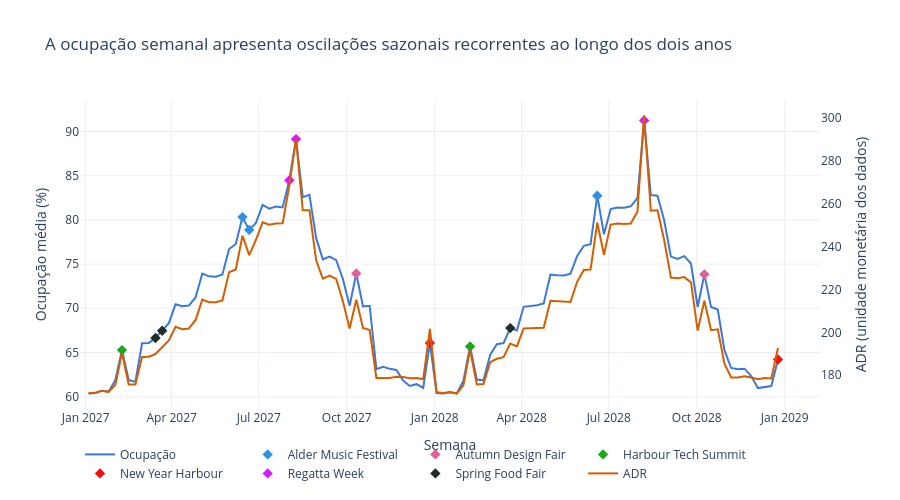

The cell this chart's notebook holds for it:
### Markdown cell above
### 4.2 Evolução temporal e eventos de demanda

**Tipo escolhido:** gráfico interativo de linhas com ocupação e ADR em eixos separados. Marcadores em diamante identificam as semanas com eventos registrados, codificados por cor e legenda.

**Fonte, unidade e agregação:** `weekly_performance.jsonl`, granularidade semanal por hotel. No gráfico combinado, ocupação e ADR são médias simples das observações semanais dos hotéis. Essa escolha dá peso visual a hotéis por registro, mas o arquivo possui 104 semanas para cada hotel. Períodos sem observação não aparecem como linha contínua artificial; no agregado completo não foram encontrados períodos faltantes. Eventos vazios são tratados como ausência de evento. Sazonalidade ou agregação pode ocultar diferenças de hotéis individuais.

### Code cell
fig_temporal = make_temporal_figure(df_weekly)
fig_temporal.show()
